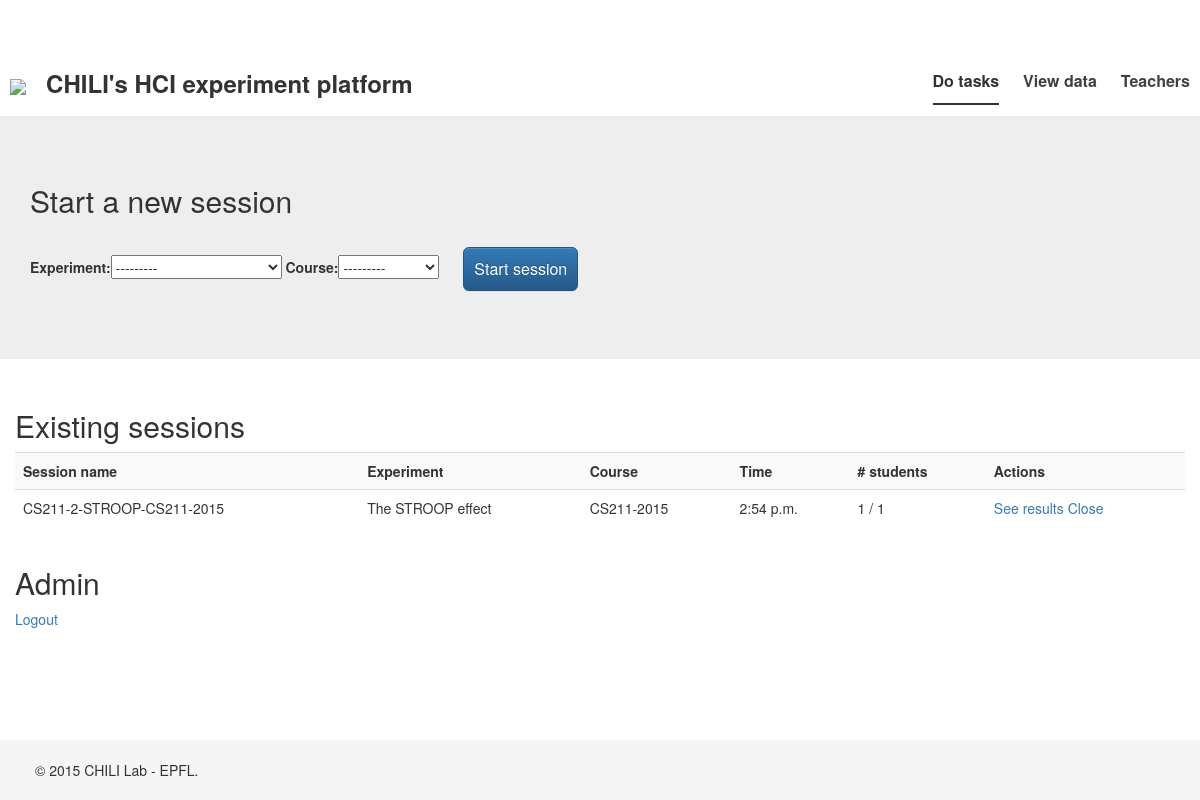
Screenshot of /teacher/ (signed in) with the database file from the repository.
### experiment/models.py (models this page shows)
class Session(models.Model):
    experiment = models.ForeignKey(Experiment)
    course = models.ForeignKey(Course)
    time = models.TimeField(auto_now_add=True)
    closed = models.BooleanField()
    def __str__(self):
        return self.experiment.slug.__str__() + "-" + self.course.__str__()
    def num_students(self):
        return self.user_set.all().count()
    def num_students_completed(self):
        return self.user_set.filter(completed=1).count()

class Experiment(models.Model):
    slug = models.CharField(max_length=50)
    name = models.CharField(max_length=50)
    def __str__(self):
        return self.name.__str__()

class Course(models.Model):
    slug = models.CharField(max_length=50)
    name = models.CharField(max_length=50)
    def __str__(self):
        return self.name.__str__()

### experiment/views.py (the view, shortened to what this page needs)
# urls.py: url(r'^teacher/$', login_required(SessionView.as_view()), name='teacher'),
class SessionView(FormView):
    template_name = "teacher_index.html"
    form_class = SessionForm
    def get_context_data(self, **kwargs):
        context = super(SessionView, self).get_context_data(**kwargs)
        context['sessions'] = Session.objects.all()
        return context

### experiment/forms.py
class SessionForm(ModelForm):
    class Meta:
        model = Session
        fields = ['experiment', 'course']

### templates/teacher_index.html (shortened to what this page needs)
{% extends "base.html" %}
{% block content %}
    <div class="jumbotron">
      <div class="container">
        <h2>Start a new session</h2>
		<form class="form-signin" action="/teacher/" method="post">
		    {{ form }}
		    <input type="submit"  class="btn btn-lg btn-primary" value="Start session" />
		</form>
      </div>
    </div>
    <div class="container">
    	<div class="row">
			<h2>Existing sessions</h2>
			<div class="table-responsive">
				<table class="table table-striped">
				<tr>
				<th>Session name</th><th>Experiment</th><th>Course</th><th>Time</th><th># students</th><th>Actions</th>
				{% for session in sessions %}
					<tr>
					<td>{{ session }}</td>
					<td>{{ session.experiment }}</td>
					<td>{{ session.course }}</td>
					<td>{{ session.time }}</td>
					<td>{{ session.num_students_completed }} / {{ session.num_students }}</td>
					<td><a href="{% url "results" session.id %}">See results</a>
					{% if session.closed %}
						<a href="{% url "session_management" "open" session.id %}">Open</a>
					{% else %}
						<a href="{% url "session_management" "close" session.id %}">Close</a>
					{% endif %}
					</td>
					</tr>
				{% endfor %}
				</tr>
				</table>
			</div>
		</div>
		<div class="row">
			<h2>Admin</h2>
			<a href="{% url "logout"%}">Logout</a>
		</div>
	</div>
{% endblock %}

### cs211labs/static/css/custom.css (style rules this page uses)
.form-signin input { margin: 20px; position: relative; height: auto; -webkit-box-sizing: border-box; -moz-box-sizing: border-box; box-sizing: border-box; padding: 10px; font-size: 16px; }
html { position: relative; min-height: 100%; }
body { margin-bottom: 60px; }

### rows the page displays
Session: experiment+course "CS211-2-STROOP-CS211-2015", experiment "The STROOP effect", course "CS211-2015", time "2:54 p.m.", num_students_completed "1", num_students "1", closed "Close"
